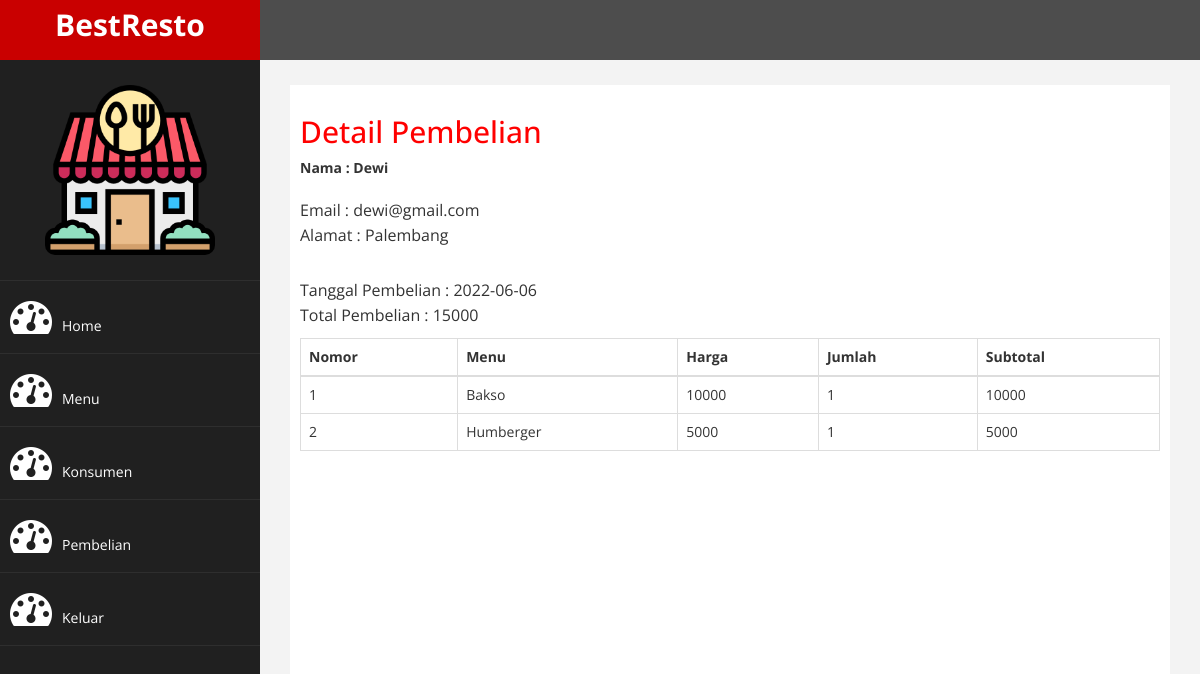
The app's page /admin/index.php?halaman=detail_pembelian&id=1 (signed in) with its own data.
### tables this page shows
CREATE TABLE `pembelian` (
  `id_pembelian` int(11) NOT NULL,
  `id_konsumen` int(11) NOT NULL,
  `tanggal` date NOT NULL,
  `total_pembelian` int(11) NOT NULL
);

CREATE TABLE `konsumen` (
  `id_konsumen` int(11) NOT NULL,
  `nama_kons` varchar(50) NOT NULL,
  `email_kons` varchar(50) NOT NULL,
  `password_kons` varchar(50) NOT NULL,
  `alamat_kons` varchar(100) NOT NULL
);

CREATE TABLE `pembelian_menu` (
  `id_pembelian_menu` int(11) NOT NULL,
  `id_pembelian` int(11) NOT NULL,
  `id_menu` int(11) NOT NULL,
  `jml_pembelian_menu` int(11) NOT NULL
);

CREATE TABLE `menu` (
  `id_menu` int(11) NOT NULL,
  `nama_mn` varchar(100) NOT NULL,
  `harga_mn` int(11) NOT NULL,
  `gambar_mn` varchar(100) NOT NULL,
  `deskripsi_mn` text NOT NULL
);

### admin/detail_pembelian.php (the view)
<h2>Detail Pembelian</h2>
<?php
    $ambil =$koneksi->query("SELECT * FROM pembelian JOIN konsumen ON pembelian.id_konsumen=konsumen.id_konsumen WHERE pembelian.id_pembelian='$_GET[id]'");
    $detail =  $ambil->fetch_assoc();
?>
<strong>
    Nama : <?= $detail['nama_kons'];?>
</strong>
<p>
    Email : <?= $detail['email_kons'];?> <br>
    Alamat : <?=$detail['alamat_kons'] ?>
</p>
<p>
    Tanggal Pembelian : <?= $detail['tanggal'];?> <br>
    Total Pembelian : <?=$detail['total_pembelian']; ?>
</p>
<table class="table table-bordered">
    <thead>
        <tr>
            <th>Nomor</th>
            <th>Menu</th>
            <th>Harga</th>
            <th>Jumlah</th>
            <th>Subtotal</th>
        </tr>
    </thead>
    <tbody>
        <?php
            $no=1;
            $ambil= $koneksi->query("SELECT * FROM pembelian_menu JOIN menu ON pembelian_menu.id_menu = menu.id_menu WHERE pembelian_menu.id_pembelian = '$_GET[id]' ");
        ?>
        <?php while($pecah = $ambil->fetch_assoc()): ?>
        <tr>
            <td><?=$no;?></td>
            <td><?=$pecah['nama_mn'];?></td>
            <td><?=$pecah['harga_mn'] ;?></td>
            <td><?=$pecah['jml_pembelian_menu'];?></td>
           <td>
            <?= $pecah['harga_mn']*$pecah['jml_pembelian_menu']; ?>
           </td>
        </tr>
        <?php
            $no++;
            endwhile;
        ?>
    </tbody>
</table>

### admin/assets/css/custom.css (style rules this page uses)
body { font-family: 'Open Sans', sans-serif; }
h2 { color: #f00; }
p { font-size:16px; line-height:25px; padding-top:20px; }

### records on screen
pembelian: id_konsumen.nama_kons "Dewi", id_konsumen.email_kons "dewi@gmail.com", id_konsumen.alamat_kons "Palembang", tanggal "2022-06-06", total_pembelian "15000"
pembelian_menu: id_menu.nama_mn "Bakso", id_menu.harga_mn "10000", jml_pembelian_menu "1", $pecah['harga_mn']*$pecah['jml_pembelian_menu'] "10000"
pembelian_menu: id_menu.nama_mn "Humberger", id_menu.harga_mn "5000", jml_pembelian_menu "1", $pecah['harga_mn']*$pecah['jml_pembelian_menu'] "5000"
